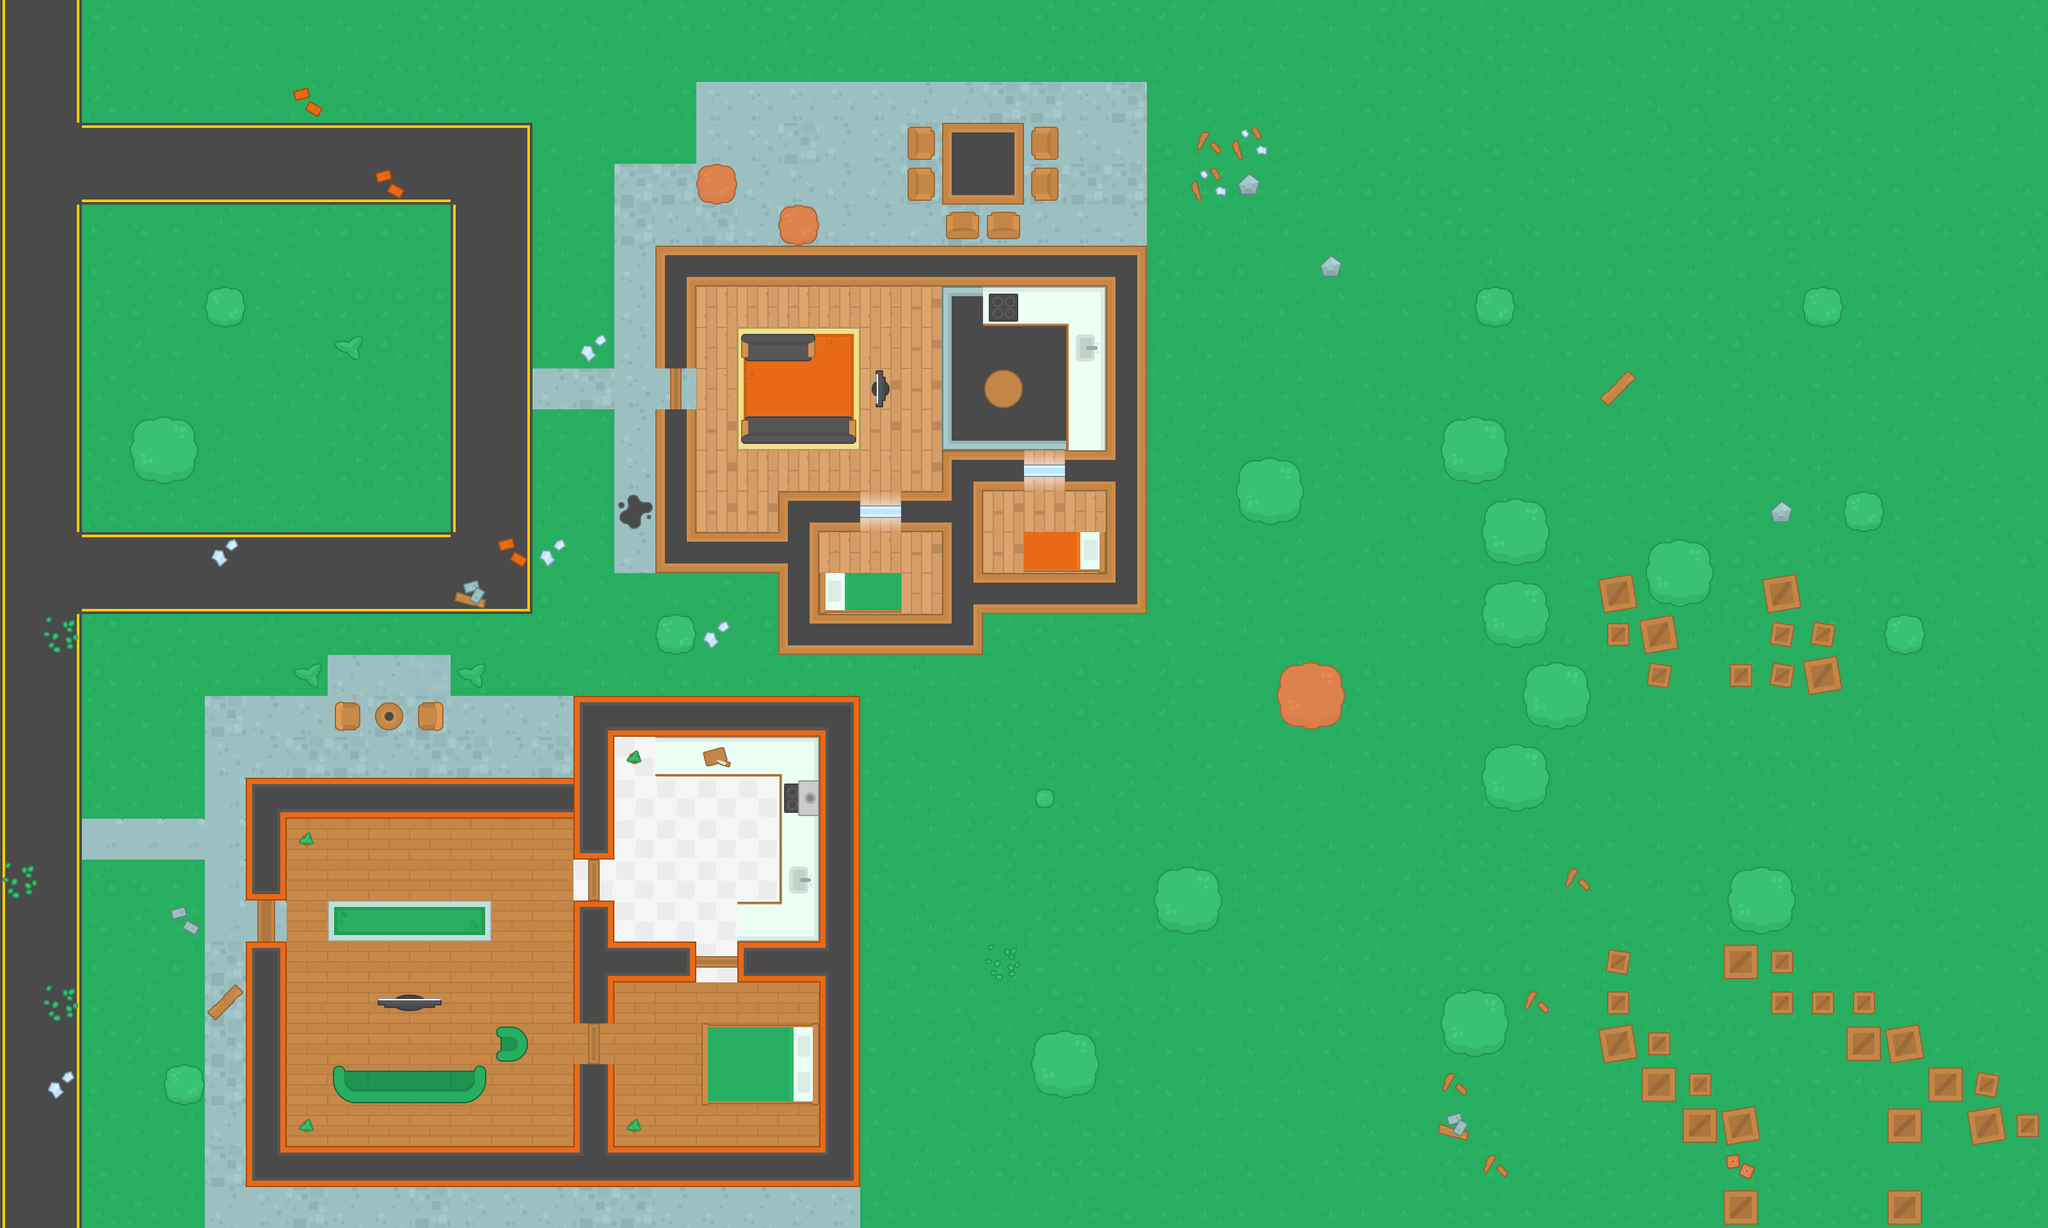

The image is a tile-based game level rendered from a .tmx file. Its description and source (layers, tilesets, objects; grid data summarised) follow:
An orthogonal 50x30 tile map with 64x64 px tiles, 7 tile layers (Ground Layer, House Floor Level, House Walls Layer, House Furniture, ...) and 114 objects (106x obstacle, 6x zombie, player).

<map version="1.5" tiledversion="1.7.2" orientation="orthogonal" renderorder="right-down" width="50" height="30" tilewidth="64" tileheight="64" infinite="0" nextlayerid="10" nextobjectid="123">
 <tileset firstgid="1" source="../../Lesson_15/maps/Kenny Top Down.tsx" />
 <layer id="1" name="Ground Layer" width="50" height="30">
  <data>[1500 cells, 1500 non-empty, 15 distinct tile ids]</data>
 </layer>
 <layer id="4" name="House Floor Level" width="50" height="30">
  <data>[1500 cells, 183 non-empty, 24 distinct tile ids]</data>
 </layer>
 <layer id="3" name="House Walls Layer" width="50" height="30">
  <data>[1500 cells, 122 non-empty, 32 distinct tile ids]</data>
 </layer>
 <layer id="5" name="House Furniture" width="50" height="30">
  <data>[1500 cells, 87 non-empty, 38 distinct tile ids]</data>
 </layer>
 <layer id="6" name="House Accent Layer" width="50" height="30">
  <data>[1500 cells, 1 non-empty, 1 distinct tile ids]</data>
 </layer>
 <layer id="2" name="Tree Layer" width="50" height="30">
  <data>[1500 cells, 72 non-empty, 15 distinct tile ids]</data>
 </layer>
 <objectgroup id="7" name="Obstacles" visible="0">
  <object id="1" name="obstacle" x="384" y="1216" width="512" height="64" />
  <object id="16" name="obstacle" x="592" y="1552" width="96" height="32" />
  <object id="17" name="obstacle" x="768" y="1600" width="48" height="64" />
  <object id="18" name="obstacle" x="528" y="1664" width="224" height="64" />
  <object id="6" name="obstacle" x="448" y="1792" width="896" height="64" />
  <object id="8" name="obstacle" x="1024" y="384" width="768" height="64" />
  <object id="79" name="obstacle" x="1088" y="832" width="128" height="64" />
  <object id="80" name="obstacle" x="1216" y="768" width="112" height="64" />
  <object id="81" name="obstacle" x="1424" y="768" width="48" height="64" />
  <object id="87" name="obstacle" x="1536" y="896" width="192" height="64" />
  <object id="88" name="obstacle" x="1536" y="704" width="48" height="64" />
  <object id="89" name="obstacle" x="1680" y="704" width="48" height="64" />
  <object id="90" name="obstacle" x="1536" y="448" width="192" height="64" />
  <object id="91" name="obstacle" x="1664" y="512" width="64" height="192" />
  <object id="93" name="obstacle" x="1168" y="656" width="160" height="32" />
  <object id="95" name="obstacle" x="1552" y="592" width="32" height="32" />
  <object id="94" name="obstacle" x="1168" y="528" width="96" height="32" />
  <object id="92" name="obstacle" x="1366" y="580" width="16" height="48" />
  <object id="84" name="obstacle" x="1280" y="960" width="192" height="64" />
  <object id="85" name="obstacle" x="1296" y="896" width="96" height="64" />
  <object id="86" name="obstacle" x="1616" y="832" width="112" height="64" />
  <object id="76" name="obstacle" x="1728" y="448" width="64" height="512" />
  <object id="77" name="obstacle" x="1024" y="448" width="64" height="112" />
  <object id="78" name="obstacle" x="1024" y="656" width="64" height="240" />
  <object id="82" name="obstacle" x="1472" y="704" width="64" height="320" />
  <object id="83" name="obstacle" x="1216" y="832" width="64" height="192" />
  <object id="73" name="obstacle" x="896" y="1088" width="384" height="64" />
  <object id="9" name="obstacle" x="896" y="1152" width="64" height="176" />
  <object id="10" name="obstacle" x="896" y="1424" width="64" height="160" />
  <object id="41" name="obstacle" x="896" y="1680" width="64" height="112" />
  <object id="96" name="obstacle" x="980" y="1753" width="16" height="16" />
  <object id="97" name="obstacle" x="464" y="1749" width="16" height="16" />
  <object id="98" name="obstacle" x="464" y="1309" width="16" height="16" />
  <object id="11" name="obstacle" x="960" y="1472" width="112" height="64" />
  <object id="13" name="obstacle" x="1024" y="1152" width="256" height="64" />
  <object id="12" name="obstacle" x="1168" y="1408" width="112" height="128" />
  <object id="15" name="obstacle" x="1104" y="1600" width="176" height="128" />
  <object id="4" name="obstacle" x="384" y="1280" width="64" height="112" />
  <object id="5" name="obstacle" x="384" y="1488" width="64" height="368" />
  <object id="7" name="obstacle" x="1280" y="1088" width="64" height="704" />
  <object id="14" name="obstacle" x="1216" y="1216" width="64" height="192" />
  <object id="24" name="obstacle" x="592" y="1103" width="32" height="32" />
  <object id="26" name="obstacle" x="528" y="1104" width="32" height="32" />
  <object id="25" name="obstacle" x="656" y="1104" width="32" height="32" />
  <object id="27" name="obstacle" x="720" y="1040" width="32" height="32" />
  <object id="29" name="obstacle" x="1040" y="976" width="32" height="32" />
  <object id="32" name="obstacle" x="1632" y="1632" width="64" height="64" />
  <object id="33" name="obstacle" x="1824" y="1376" width="64" height="64" />
  <object id="42" name="obstacle" x="2272" y="1568" width="64" height="64" />
  <object id="43" name="obstacle" x="2720" y="1376" width="64" height="64" />
  <object id="99" name="obstacle" x="2695" y="1480" width="48" height="48" />
  <object id="100" name="obstacle" x="2886" y="1608" width="48" height="48" />
  <object id="101" name="obstacle" x="2950" y="1606" width="48" height="48" />
  <object id="102" name="obstacle" x="3016" y="1671" width="48" height="48" />
  <object id="103" name="obstacle" x="3080" y="1736" width="48" height="48" />
  <object id="104" name="obstacle" x="2950" y="1736" width="48" height="48" />
  <object id="105" name="obstacle" x="2950" y="1863" width="48" height="48" />
  <object id="106" name="obstacle" x="2697" y="1864" width="48" height="48" />
  <object id="121" name="obstacle" x="2698" y="1808" width="16" height="16" />
  <object id="122" name="obstacle" x="2720" y="1824" width="16" height="16" />
  <object id="107" name="obstacle" x="2695" y="1737" width="48" height="48" />
  <object id="109" name="obstacle" x="2567" y="1673" width="48" height="48" />
  <object id="110" name="obstacle" x="2500" y="1607" width="48" height="48" />
  <object id="111" name="obstacle" x="2512" y="1552" width="32" height="32" />
  <object id="113" name="obstacle" x="2576" y="1616" width="32" height="32" />
  <object id="114" name="obstacle" x="2640" y="1680" width="32" height="32" />
  <object id="115" name="obstacle" x="2768" y="1488" width="32" height="32" />
  <object id="116" name="obstacle" x="2768" y="1552" width="32" height="32" />
  <object id="117" name="obstacle" x="2832" y="1552" width="32" height="32" />
  <object id="118" name="obstacle" x="2896" y="1552" width="32" height="32" />
  <object id="119" name="obstacle" x="3088" y="1680" width="32" height="32" />
  <object id="120" name="obstacle" x="3152" y="1744" width="32" height="32" />
  <object id="112" name="obstacle" x="2512" y="1488" width="32" height="32" />
  <object id="108" name="obstacle" x="2631" y="1735" width="48" height="48" />
  <object id="44" name="obstacle" x="2592" y="864" width="64" height="64" />
  <object id="58" name="obstacle" x="2272" y="672" width="64" height="64" />
  <object id="59" name="obstacle" x="2336" y="800" width="64" height="64" />
  <object id="60" name="obstacle" x="2336" y="928" width="64" height="64" />
  <object id="61" name="obstacle" x="2400" y="1056" width="64" height="64" />
  <object id="62" name="obstacle" x="2336" y="1184" width="64" height="64" />
  <object id="63" name="obstacle" x="2504" y="903" width="48" height="48" />
  <object id="64" name="obstacle" x="2566" y="970" width="48" height="48" />
  <object id="65" name="obstacle" x="2754" y="903" width="48" height="48" />
  </objectgroup>
 <layer id="9" name="World Debris Layer" width="50" height="30">
  <data>[1500 cells, 28 non-empty, 10 distinct tile ids]</data>
 </layer>
 <objectgroup id="8" name="Actors">
  <!-- 8 objects omitted --></objectgroup>
</map>
<!-- 31 of 114 objects omitted -->
